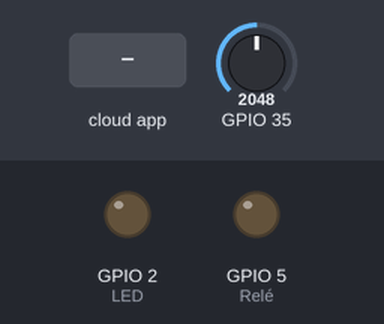
Simulated run of this sketch. Board: ESP32. Shown: output pins drawn as LEDs (lit = HIGH). Inputs (shaded band) come from the test bench; at power-on: GPIO 35 = 2048. WiFi joins after 1.5 s; servers stay silent unless stated; network time is answered at once with the bench clock; the local clock reads 2024-03-15 10:24:30 at power-on unless the sketch sets it; the Firebase database answers and starts empty; what the sketch prints to the serial monitor is not drawn.

Above: at 2.7 s.
2.8 s: the phone or cloud app sets Regar to 1
At 6.4 s:
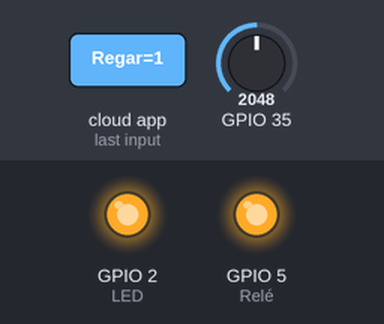
Timing chart, 0 to 10.4 s (numbered marks = the images above; inputs shaded):
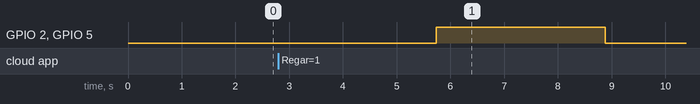

The sketch:

Farm-autom_tica.ino
```cpp
//importando bibliotecas
#include <WiFi.h>                         //importa biblioteca para conectar esp32 com wifi
#include <WiFiUdp.h>
#include <IOXhop_FirebaseESP32.h>          //importa biblioteca para esp32 se comunicar com firebase
#include <ArduinoJson.h>                   //importa biblioteca para colocar informação no formato json, utilizado no firebase (intalar versão 5)
#include <TimeLib.h>
#include <NTPClient.h>


#define WIFI_SSID "NOME DA REDE"
#define WIFI_PASSWORD "SENHA DA REDE"
#define FIREBASE_HOST "FIREBASE URL"
#define FIREBASE_AUTH "FIREBASE API KEY"

WiFiUDP ntpUDP;
NTPClient timeClient(ntpUDP);

void setup() {
  pinMode(2, OUTPUT);        //LED
  pinMode(5, OUTPUT);        //Relé

  Serial.begin(115200);      //inicia comunicação serial
  Serial.println();          //imprime pulo de linha

  WiFi.begin(WIFI_SSID, WIFI_PASSWORD);     //inicia comunicação com wifi com rede definica anteriormente

  Serial.print("Conectando ao wifi");       //imprime "Conectando ao wifi"
  while (WiFi.status() != WL_CONNECTED)     //enquanto se conecta ao wifi fica colocando pontos
  {
    Serial.print(".");
    delay(300);
  }
  Serial.println();
  timeClient.begin();
  timeClient.setTimeOffset(-10800); // Fuso horário para o Brasil (GMT-3)

  Firebase.begin(FIREBASE_HOST, FIREBASE_AUTH); //estabelecendo conexão com firebase
}

void loop() {
  bool regar=Firebase.getBool("/Regar");
  bool autoRega=Firebase.getBool("/AutoRega");
  timeClient.update();
  unsigned long epochTime = timeClient.getEpochTime();

  struct tm *ptm = gmtime((time_t *)&epochTime);
  int day = ptm->tm_mday;
  int month = ptm->tm_mon+1;
  int year = ptm->tm_year+1900;
  int hour = ptm->tm_hour;
  int minute = ptm->tm_min;
  int second = ptm->tm_sec;

  char formattedTime[20];
  sprintf(formattedTime, "%02d-%02d-%d %02d:%02d:%02d", day, month, year, hour, minute, second);

  int humidNum=calcular_porcentagem(analogRead(35));
  String humid=String(humidNum) + "%";

  Firebase.setString("/UmidadeAtual", humid);
  String data = "{\"humidity\": " +  String(humid) + ", \"hour\": \""+ formattedTime + "\"}";
  Serial.println(data);
  Firebase.pushString("/Registros", data);

  if(humidNum<20 && autoRega){
    regar=true;
  }

  if(regar){
    digitalWrite(2, HIGH);
    digitalWrite(5, HIGH);
    delay(3000);
    Firebase.setBool("/Regar", false);
    digitalWrite(2, LOW);
    digitalWrite(5, LOW);
  }else{
    digitalWrite(2, LOW);
    digitalWrite(5, LOW);
  }

  // delay pro proximo loop
  delay(3000);
}

int calcular_porcentagem(int x) {
    // Se x é menor ou igual a 1400(valor retornado com sensor na água), retorna 100%
    if (x <= 1400) {
        return 100;
    }
    // Se x é maior ou igual a 4095(valor retornado com sensor fora da água), retorna 0%
    else if (x >= 4095) {
        return 0;
    }
    // Caso contrário, calcula a porcentagem linearmente entre 1400 e 4095
    else {
        return 100 - ((x - 1400) * 100) / (4095 - 1400);
    }
}
```

Measured:
- after the input at 2.8 s, GPIO 2 (LED), GPIO 5 (Relé): LOW → HIGH after 2.9 s, → LOW 3.2 s later
